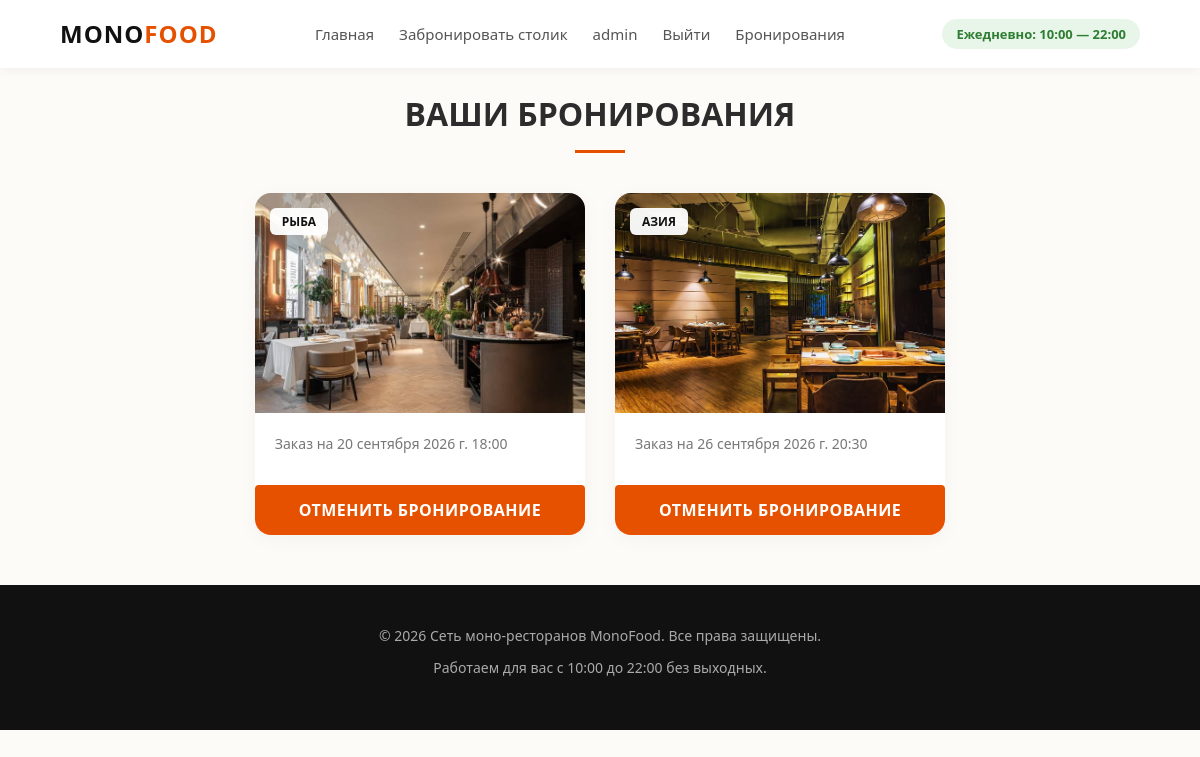
/restaurants/basket/ (signed in), run on the app's committed database.
### users/models.py (models this page shows)
class User(AbstractUser):
    image = models.ImageField(upload_to="users_media", blank=True)

### bookings/models.py (models this page shows, shortened)
class Booking(models.Model):
    time = models.DateTimeField()
    peoples = models.PositiveSmallIntegerField(default=1)
    booking_time = models.TextField(default=datetime.datetime.now().strftime("%Y-%m-%d %H:%M"))
    pre_order = models.TextField(blank=True, default=False)
    restaurant = models.ForeignKey(Restaurant, on_delete=models.CASCADE)
    user = models.ForeignKey(User, on_delete=models.CASCADE)

class Restaurant(models.Model):
    image = models.ImageField(upload_to="restaurants_media", blank=True)
    address = models.CharField(max_length=128, unique=True)
    category = models.ForeignKey(RestaurantCategory, on_delete=models.CASCADE)
    menu = models.FileField(upload_to="restaurants_menu", blank=True)

class RestaurantCategory(models.Model):
    image = models.ImageField(upload_to="restaurants_media", blank=True)
    name = models.CharField(max_length=64, unique=True)
    description = models.TextField(blank=True)

### bookings/views.py (the view)
# urls.py: path('basket/', basket, name='basket'),
@login_required()
def basket(request):
    context = {
        "title": "Сеть моно-ресторанов | Заказы",
        "basket": Booking.objects.filter(user=request.user)
    }
    return render(request, "bookings/basket.html", context)

### bookings/templates/bookings/basket.html (shortened to what this page needs)
{% extends "bookings/base.html" %}
{% load static %}
{% block css %}
    <link rel="stylesheet" href="{% static 'css/basket.css' %}">
{% endblock %}
{% block content %}
    <main class="container">
        <section>
            <h2 class="menu-title">Ваши бронирования</h2>
            {% if basket %}
                <div class="restaurants-grid">
                    {% for booking in basket %}
                        <article class="restaurant-card">
                            <div class="restaurant-img-wrapper">
                                <img src="/media/{{ booking.restaurant.image }}" alt="Ресторан" class="restaurant-img">
                                <span class="restaurant-badge">{{ booking.restaurant.category.name }}</span>
                            </div>
                            <div class="restaurant-content">
                                <p class="restaurant-address">Заказ на {{ booking.time }}</p>
                            </div>
                            <a href="{% url 'restaurants:basket_delete' booking.restaurant.id%}" style="text-decoration: none;">
                                <button type="submit" class="btn-submit">Отменить бронирование</button>
                            </a>
                        </article>
                    {% endfor %}
                </div>
            {% endif %}
        </section>
    </main>
{% endblock %}

### bookings/templates/bookings/base.html (shortened to what this page needs)
{% load static %}
<!DOCTYPE html>
<html lang="ru">
<head>
    <link rel="stylesheet" href="{% static 'css/style.css' %}">
    {% block css %}{% endblock %}
</head>
<body>
    <header>
        <div class="container header-box">
            <div class="logo">Mono<span>Food</span></div>
            <nav class="nav-menu">
                <a href="{% url 'index' %}" class="nav-link">Главная</a>
                <a href="{% url 'restaurants:index' %}" class="nav-link">Забронировать столик</a>
                {% if user.is_authenticated %}
                    <a href="{% url 'users:personal_account' %}" class="nav-link">{{ user.username }}</a>
                    <a href="{% url 'users:logout' %}" class="nav-link">Выйти</a>
                    <a href="{% url 'restaurants:basket' %}" class="nav-link">Бронирования</a>
                {% else %}
                    <a href="{% url 'users:login' %}" class="nav-link">Войти</a>
                    <a href="{% url 'users:register' %}" class="nav-link">Зарегистрироваться</a>
                {% endif %}
            </nav>
            <div class="info-block">
                <span class="work-time">Ежедневно: 10:00 — 22:00</span>
            </div>
        </div>
    </header>
    {% block content %}{% endblock %}
    <footer>
        <div class="container">
            <p>&copy; 2026 Сеть моно-ресторанов MonoFood. Все права защищены.</p>
            <p>Работаем для вас с 10:00 до 22:00 без выходных.</p>
        </div>
    </footer>
</body>
</html>

### static/css/style.css (style rules this page uses)
* { margin: 0; padding: 0; box-sizing: border-box; font-family: 'Segoe UI', Tahoma, Geneva, Verdana, sans-serif; scroll-behavior: smooth; }
body { background-color: #fcfbf7; color: #2c2c2c; line-height: 1.6; }
.container { width: 90%; max-width: 1200px; margin: 0 auto; }
header { background-color: #ffffff; padding: 15px 0; box-shadow: 0 2px 10px rgba(0,0,0,0.05); position: sticky; top: 0; z-index: 100; }
.header-box { display: flex; justify-content: space-between; align-items: center; }
.logo { font-size: 24px; font-weight: bold; text-transform: uppercase; letter-spacing: 1px; color: #111; }
.logo span { color: #e65100; }
.nav-menu { display: flex; gap: 25px; }
.nav-link { text-decoration: none; color: #555; font-weight: 500; font-size: 15px; transition: color 0.2s ease; }
.info-block { text-align: right; }
.work-time { font-weight: 600; color: #2e7d32; background-color: #e8f5e9; padding: 6px 14px; border-radius: 20px; font-size: 13px; }
footer { background-color: #111; color: #aaa; padding: 40px 0; text-align: center; font-size: 14px; }
footer p { margin-bottom: 10px; }

### static/css/basket.css (style rules this page uses)
main { flex: 1; display: flex; align-items: flex-start; justify-content: center; }
.menu-title { text-align: center; font-size: 32px; margin-top: 20px; margin-bottom: 40px; text-transform: uppercase; position: relative; }
.menu-title::after { content: ''; display: block; width: 50px; height: 3px; background-color: #e65100; margin: 10px auto 0; }
.restaurants-grid { display: grid; grid-template-columns: repeat(2, 1fr); gap: 30px; margin-bottom: 50px; }
.restaurant-card { background-color: #ffffff; border-radius: 16px; overflow: hidden; box-shadow: 0 4px 20px rgba(0,0,0,0.04); transition: transform 0.3s ease, box-shadow 0.3s ease; }
.restaurant-img-wrapper { position: relative; height: 220px; overflow: hidden; background-color: #eaeaea; }
.restaurant-img { width: 100%; height: 100%; object-fit: cover; transition: transform 0.5s ease; }
.restaurant-badge { position: absolute; top: 15px; left: 15px; background-color: rgba(255, 255, 255, 0.95); color: #111; font-size: 12px; font-weight: 700; padding: 4px 12px; border-radius: 6px; text-transform: uppercase; z-index: 2; }
.restaurant-content { padding: 20px; }
.restaurant-address { font-size: 14px; color: #777; font-weight: 500; }
.btn-submit { width: 100%; padding: 14px; font-size: 16px; font-weight: 600; color: #ffffff; background-color: #e65100; border: none; border-radius: 4px; cursor: pointer; text-transform: uppercase; letter-spacing: 0.5px; transition: background-color 0.2s ease, transform 0.1s ease; margin-top: 10px; }

### data on the page
User: username "admin"
Booking: restaurant.image (picture), restaurant.category.name "РЫБА", time "20 сентября 2026 г. 18:00"
Booking: restaurant.image (picture), restaurant.category.name "АЗИЯ", time "26 сентября 2026 г. 20:30"
